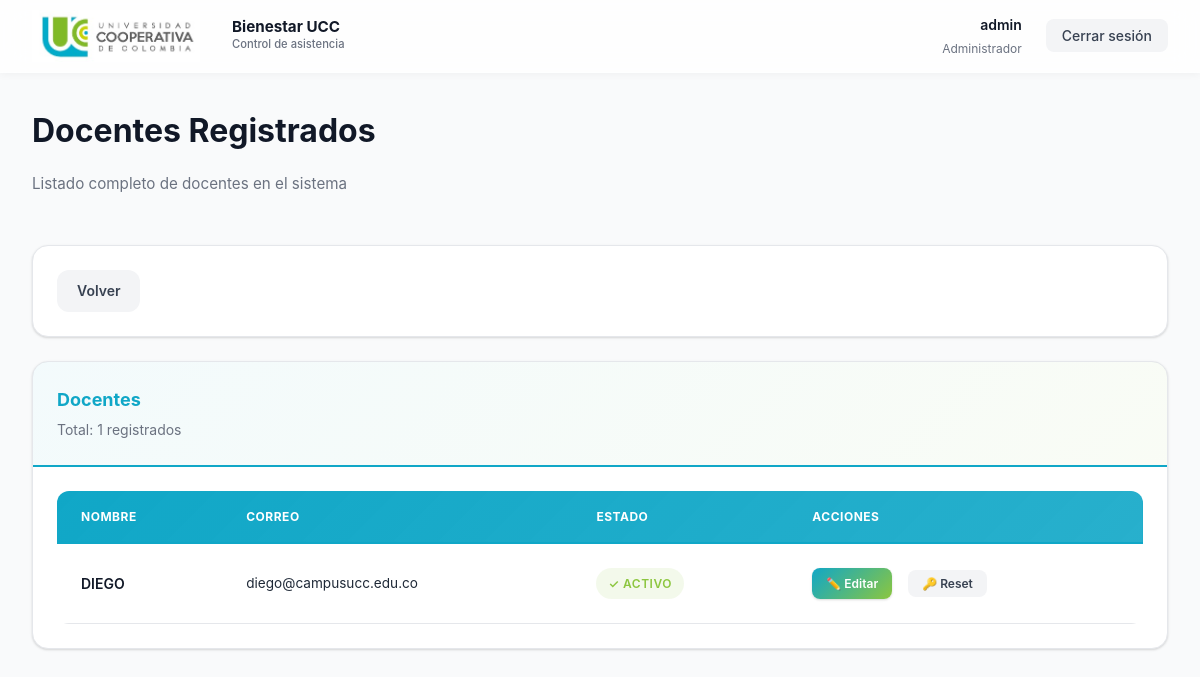
Page /admin/view_docentes (signed in) on the committed database.
### models.py (models this page shows, shortened)
class User(UserMixin, db.Model):
    __tablename__ = 'users'
    id = db.Column(db.Integer, primary_key=True)
    nombre = db.Column(db.String(120), nullable=False)
    apellido = db.Column(db.String(120))
    cedula = db.Column(db.String(50), unique=True)
    celular = db.Column(db.String(40))
    correo_personal = db.Column(db.String(120))
    correo = db.Column(db.String(120), unique=True, nullable=False)
    password_hash = db.Column(db.String(512), nullable=False)
    rol = db.Column(db.String(30), nullable=False)
    area = db.Column(db.String(80))
    password_reset_token = db.Column(db.String(256), nullable=True)
    password_reset_expires = db.Column(db.DateTime, nullable=True)

### app.py (the view)
@app.route('/admin/view_docentes')
@login_required
def view_docentes():
    if current_user.rol != 'admin':
        flash('Acceso denegado', 'danger')
        return redirect(url_for('index'))
    docentes = User.query.filter_by(rol='docente').order_by(User.id.desc()).all()
    return render_template('admin_view_docentes.html', docentes=docentes)

### app.py (called while the page is built, shortened)
@login_manager.user_loader
def load_user(user_id):
    try:
        return db.session.get(User, int(user_id))
    except Exception:
        return None

def get_csrf_token():
    token = session.get('_csrf_token')
    if not token:
        token = secrets.token_urlsafe(32)
        session['_csrf_token'] = token
    return token

@app.context_processor
def inject_csrf_token():
    return {'csrf_token': get_csrf_token}

@app.before_request
def protect_from_csrf():
    if not app.config.get('SECURITY_HARDENING_ENABLED', False):
        return None

@app.after_request
def set_security_headers(response):
    if not app.config.get('SECURITY_HARDENING_ENABLED', False):
        return response

@app.before_request
def enforce_session_inactivity_timeout():
    if not app.config.get('SECURITY_HARDENING_ENABLED', False):
        return None

@app.before_request
def force_student_password_change():
    if not getattr(current_user, 'is_authenticated', False):
        return None
    if not session.get('force_password_change'):
        return None
    allowed_endpoints = {'change_password', 'logout', 'static'}
    if request.endpoint in allowed_endpoints:
        return None
    return redirect(url_for('change_password'))

### templates/admin_view_docentes.html (shortened to what this page needs)
{% extends 'base.html' %}
{% block content %}
<div class="dashboard-header">
  <h1 class="dashboard-title">Docentes Registrados</h1>
  <p class="dashboard-subtitle">Listado completo de docentes en el sistema</p>
</div>
<div class="card mb-3">
  <div style="display: flex; gap: var(--spacing-md);">
    <a href="{{ url_for('admin_dashboard') }}" class="btn btn-secondary">Volver</a>
  </div>
</div>
<div class="card">
  <div class="card-header">
    <div>
      <div class="card-title">Docentes</div>
      <div class="card-subtitle">Total: {{ docentes|length }} registrados</div>
    </div>
  </div>
  <div class="card-content">
    {% if docentes %}
      <div class="table-wrapper">
        <table class="table">
          <thead>
            <tr>
              <th>Nombre</th>
              <th>Correo</th>
              <th>Estado</th>
              <th>Acciones</th>
            </tr>
          </thead>
          <tbody>
          {% for d in docentes %}
            <tr>
              <td>
                <div style="font-weight: 600; color: var(--gray-900);">{{ d.nombre }}</div>
              </td>
              <td>
                <span style="font-size: 0.85rem;">{{ d.correo or '—' }}</span>
              </td>
              <td>
                <span class="badge badge-success">✓ Activo</span>
              </td>
              <td>
                <div class="table-actions">
                  <a href="{{ url_for('edit_docente', docente_id=d.id) }}" class="btn btn-sm btn-primary" title="Editar docente">✏️ Editar</a>
                  <form method="post" action="{{ url_for('reset_docente_password', docente_id=d.id) }}" onsubmit="return confirm('¿Resetear contraseña?');" style="display: inline;">
                    <button class="btn btn-sm btn-secondary" type="submit" title="Resetear contraseña">🔑 Reset</button>
                  </form>
                </div>
              </td>
            </tr>
          {% endfor %}
          </tbody>
        </table>
      </div>
    {% else %}
      <div style="text-align: center; padding: 2rem; color: var(--gray-500);">
        <p>No hay docentes registrados.</p>
      </div>
    {% endif %}
  </div>
</div>
{% endblock %}

### templates/base.html (shortened to what this page needs)
<!doctype html>
<html lang="es">
  <head>
    <link rel="stylesheet" href="{{ url_for('static', filename='styles.css') }}">
  </head>
  <body class="{% if request.endpoint == 'login' %}login-page{% endif %}">
    {% if current_user.is_authenticated %}
    <nav class="navbar">
      <div class="navbar-content">
        <div class="navbar-brand">
          <img src="{{ url_for('static', filename='logoucc.jpeg') }}" alt="UCC Logo" class="navbar-logo">
          <div>
            <div class="navbar-title">Bienestar UCC</div>
            <div class="navbar-subtitle">Control de asistencia</div>
          </div>
        </div>
        <div class="navbar-user">
          <div class="user-info">
            <div class="user-name">{{ current_user.nombre }}</div>
            <div class="user-role">
              {% if current_user.rol == 'admin' %}
                Administrador
              {% elif current_user.rol == 'docente' %}
                Docente
              {% else %}
                Estudiante
              {% endif %}
            </div>
          </div>
          <form method="post" action="{{ url_for('logout') }}" style="margin: 0;">
            <button type="submit" class="navbar-logout">Cerrar sesión</button>
          </form>
        </div>
      </div>
    </nav>
    {% endif %}
    <main class="{% if request.endpoint != 'login' %}container{% else %}login-page{% endif %}">
      {% block content %}{% endblock %}
    </main>
  </body>
</html>

### rows in the picture
User: nombre "admin"
User: nombre "DIEGO", correo "diego@campusucc.edu.co"

### other values in the picture
{{ docentes|length }} "1"
